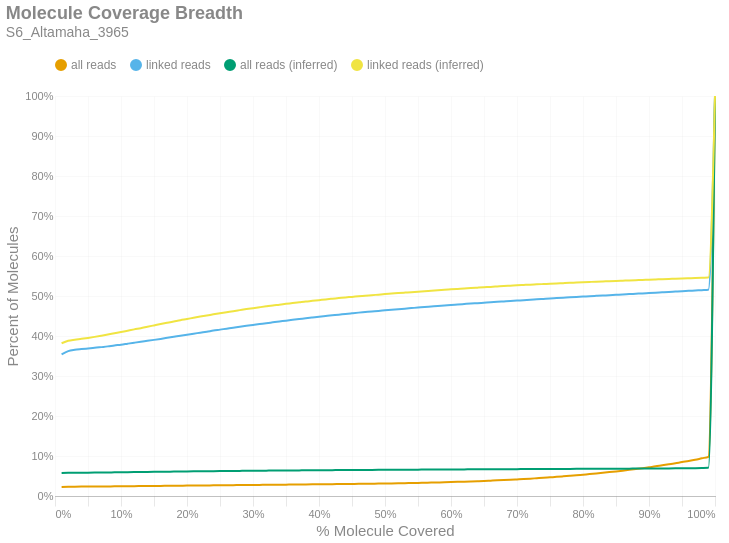

This figure's notebook cell:
### Markdown cell above
### Molecule Read Coverage
This chart shows molecule coverage breadth as computed by the number of bases aligned to that molecule. In other words, "*how much of each unique long molecule is actually sequenced/aligned?*" Keep in mind there is a distinction between sequences and alignments, since some sequences belonging to a particular molecule may not align well and wouldn't appear in the alignment data. This chart also shows molecule coverage breadth as computed by the *inferred fragment* from which the aligned sequences originate. Unlike read coverage, this calculation takes into account the total insert size, including unsequenced gaps between the forward and reverse reads. Like the previous figures, these are cumulative percents.

### Code cell
if SKIPLR:
    print_html(f"Skipped")
else:
    binned_df = consolidated_hist(valids['coverage_bp'], mask, 0.01, True)
    binned_df_inf = consolidated_hist(valids['coverage_inserts'], mask, 0.01, True)
    binned_df = binned_df.with_columns(pl.lit(binned_df_inf['all reads (cumsum)']).alias('all reads (inferred)'))
    binned_df = binned_df.with_columns(pl.lit(binned_df_inf['linked reads (cumsum)']).alias('linked reads (inferred)'))
    binned_df = binned_df.with_columns(
        (pl.col('bin').cast(pl.Float64) + 0.01).alias('right_edge')
    )

    with SafeRender(binned_df):
        (
            density_plot(binned_df, 'Molecule Coverage Breadth', samplename, 'molcov', ['all reads (inferred)','linked reads (inferred)'])
            .encode(
                #x=alt.X('bin:Q', title="% Molecule Covered").axis(format = '%').scale(padding=0),
                x=alt.X('right_edge:Q', title="% Molecule Covered").axis(format='%').scale(padding=0),
                y=alt.Y('value:Q', title='Percent of Molecules')
                    .axis(format='%')
                    .stack(False)
                    .scale(domainMin=0, padding=0),
                color=alt.Color("key:N").scale(domain = ["all reads", "linked reads", "all reads (inferred)", "linked reads (inferred)"]),
                tooltip = [
                    alt.Tooltip("key:N", title = "Data Type"),
                    alt.Tooltip("range_label:N", title="% Molecule Covered"),
                    alt.Tooltip("value:Q", format = ".2%", title="% Molecules")
                ]
            )
        ).display()

### Figure 1 — Vega-Lite specification as saved in the notebook (floating-point values rounded to 4 significant figures)
{"width": "container", "height": 400, "config": {"title": {"anchor": "start", "dy": -15, "fontSize": 18, "color": "#888888", "subtitleColor": "#888888", "subtitleFontSize": 14}, "arc": {"fill": "#0072B2"}, "axis": {"domainColor": "#888888", "domainWidth": 0.5, "gridWidth": 0.2, "grid": false, "titleFontWeight": 400, "titleFontSize": 15, "labelFontSize": 11, "labelColor": "#888888", "tickColor": "#888888", "tickWidth": 0.2, "titleColor": "#888888"}, "axisBand": {"grid": false}, "axisX": {"grid": true, "tickSize": 10, "domainCap": "round"}, "axisY": {"domain": false, "grid": true, "tickSize": 0, "domainCap": "round"}, "background": "transparent", "header": {"labelFontSize": 15, "labelColor": "#888888", "titleFontSize": 15, "titleFontWeight": 600, "titleColor": "#888888"}, "legend": {"labelFont": "sans-serif", "labelFontSize": 12, "labelColor": "#888888", "symbolSize": 100, "symbolType": "circle", "titleFontSize": 12, "titlePadding": 10, "titleColor": "#888888", "title": null, "orient": "top"}, "range": {"category": ["#E69F00", "#56B4E9", "#009E73", "#F0E442", "#0072B2", "#D55E00", "#CC79A7", "#000000"], "diverging": ["#cfe8f3", "#a2d4ec", "#73bfe2", "#46abdb", "#1696d2", "#12719e"]}, "area": {"fill": "#0072B2", "fillOpacity": 0.7, "line": true, "strokeOpacity": 0.7}, "line": {"color": "#0072B2", "stroke": "#0072B2", "strokeWidth": 2}, "trail": {"color": "#0072B2", "stroke": "#0072B2", "strokeWidth": 0, "size": 1}, "point": {"filled": true, "fillOpacity": 1.0, "size": 95}, "text": {"color": "#888888", "fontSize": 11, "align": "right", "fontWeight": 400, "size": 11}, "bar": {"fill": "#0072B2", "stroke": null}, "view": {"stroke": null, "continuousWidth": 660, "continuousHeight": 400}}, "data": {"name": "data-46fa6533d8fa77eaac5389a332068a4a"}, "mark": {"type": "line", "interpolate": "monotone", "point": {"opacity": 0, "size": 275}}, "encoding": {"color": {"field": "key", "scale": {"domain": ["all reads", "linked reads", "all reads (inferred)", "linked reads (inferred)"]}, "type": "nominal"}, "tooltip": [{"field": "key", "title": "Data Type", "type": "nominal"}, {"field": "range_label", "title": "% Molecule Covered", "type": "nominal"}, {"field": "value", "format": ".2%", "title": "% Molecules", "type": "quantitative"}], "x": {"axis": {"format": "%"}, "field": "right_edge", "scale": {"padding": 0}, "title": "% Molecule Covered", "type": "quantitative"}, "y": {"axis": {"format": "%"}, "field": "value", "scale": {"domainMin": 0, "padding": 0}, "stack": false, "title": "Percent of Molecules", "type": "quantitative"}}, "params": [{"name": "param_c36ac31b6afebe62", "select": {"type": "point", "fields": ["key"]}, "bind": "legend"}], "title": {"text": "Molecule Coverage Breadth", "subtitle": "S6_Altamaha_3965"}, "transform": [{"fold": ["all reads (cumsum)", "linked reads (cumsum)", "all reads (inferred)", "linked reads (inferred)"]}, {"calculate": "replace(datum.key, ' (cumsum)', '')", "as": "key"}, {"filter": {"param": "param_c36ac31b6afebe62"}}], "usermeta": {"embedOptions": {"downloadFileName": "S6_Altamaha_3965.molcov"}}, "$schema": "https://vega.github.io/schema/vega-lite/v6.1.0.json", "datasets": {"data-46fa6533d8fa77eaac5389a332068a4a": [{"bin": "0.0", "interval": "0.0-0.01", "all reads": 0.02252, "linked reads": 0.3542, "all reads (cumsum)": 0.02252, "linked reads (cumsum)": 0.3542, "range_label": "0.0-0.01", "all reads (inferred)": 0.05747, "linked reads (inferred)": 0.382, "right_edge": 0.01}, {"bin": "0.01", "interval": "0.01-0.02", "all reads": 0.0005429, "linked reads": 0.008101, "all reads (cumsum)": 0.02307, "linked reads (cumsum)": 0.3623, "range_label": "0.01-0.02", "all reads (inferred)": 0.05786, "linked reads (inferred)": 0.3881, "right_edge": 0.02}, {"bin": "0.02", "interval": "0.02-0.03", "all reads": 0.0002321, "linked reads": 0.003226, "all reads (cumsum)": 0.0233, "linked reads (cumsum)": 0.3655, "range_label": "0.02-0.03", "all reads (inferred)": 0.05803, "linked reads (inferred)": 0.3908, "right_edge": 0.03}, {"bin": "0.03", "interval": "0.03-0.04", "all reads": 0.0001448, "linked reads": 0.001795, "all reads (cumsum)": 0.02344, "linked reads (cumsum)": 0.3673, "range_label": "0.03-0.04", "all reads (inferred)": 0.05817, "linked reads (inferred)": 0.3928, "right_edge": 0.04}, {"bin": "0.04", "interval": "0.04-0.05", "all reads": 0.0001235, "linked reads": 0.001522, "all reads (cumsum)": 0.02357, "linked reads (cumsum)": 0.3689, "range_label": "0.04-0.05", "all reads (inferred)": 0.05833, "linked reads (inferred)": 0.3952, "right_edge": 0.05}, {"bin": "0.05", "interval": "0.05-0.06", "all reads": 0.0001145, "linked reads": 0.001494, "all reads (cumsum)": 0.02368, "linked reads (cumsum)": 0.3703, "range_label": "0.05-0.06", "all reads (inferred)": 0.0585, "linked reads (inferred)": 0.3978, "right_edge": 0.06}, {"bin": "0.06", "interval": "0.06-0.07", "all reads": 0.0001363, "linked reads": 0.001844, "all reads (cumsum)": 0.02382, "linked reads (cumsum)": 0.3722, "range_label": "0.06-0.07", "all reads (inferred)": 0.05869, "linked reads (inferred)": 0.4006, "right_edge": 0.07}, {"bin": "0.07", "interval": "0.07-0.08", "all reads": 0.0001439, "linked reads": 0.001879, "all reads (cumsum)": 0.02396, "linked reads (cumsum)": 0.3741, "range_label": "0.07-0.08", "all reads (inferred)": 0.05888, "linked reads (inferred)": 0.4036, "right_edge": 0.08}, {"bin": "0.08", "interval": "0.08-0.09", "all reads": 0.0001622, "linked reads": 0.002277, "all reads (cumsum)": 0.02412, "linked reads (cumsum)": 0.3763, "range_label": "0.08-0.09", "all reads (inferred)": 0.05909, "linked reads (inferred)": 0.4067, "right_edge": 0.09}, {"bin": "0.09", "interval": "0.09-0.1", "all reads": 0.0001354, "linked reads": 0.001899, "all reads (cumsum)": 0.02426, "linked reads (cumsum)": 0.3782, "range_label": "0.09-0.1", "all reads (inferred)": 0.05929, "linked reads (inferred)": 0.4098, "right_edge": 0.1}, {"bin": "0.1", "interval": "0.1-0.11", "all reads": 0.000169, "linked reads": 0.002493, "all reads (cumsum)": 0.02443, "linked reads (cumsum)": 0.3807, "range_label": "0.1-0.11", "all reads (inferred)": 0.05951, "linked reads (inferred)": 0.4132, "right_edge": 0.11}, {"bin": "0.11", "interval": "0.11-0.12", "all reads": 0.0001724, "linked reads": 0.002472, "all reads (cumsum)": 0.0246, "linked reads (cumsum)": 0.3832, "range_label": "0.11-0.12", "all reads (inferred)": 0.05972, "linked reads (inferred)": 0.4166, "right_edge": 0.12}, {"bin": "0.12", "interval": "0.12-0.13", "all reads": 0.0001656, "linked reads": 0.002423, "all reads (cumsum)": 0.02477, "linked reads (cumsum)": 0.3856, "range_label": "0.12-0.13", "all reads (inferred)": 0.05992, "linked reads (inferred)": 0.4196, "right_edge": 0.13}, {"bin": "0.13", "interval": "0.13-0.14", "all reads": 0.0001614, "linked reads": 0.002305, "all reads (cumsum)": 0.02493, "linked reads (cumsum)": 0.3879, "range_label": "0.13-0.14", "all reads (inferred)": 0.06014, "linked reads (inferred)": 0.4231, "right_edge": 0.14}, {"bin": "0.14", "interval": "0.14-0.15", "all reads": 0.0001644, "linked reads": 0.002374, "all reads (cumsum)": 0.02509, "linked reads (cumsum)": 0.3903, "range_label": "0.14-0.15", "all reads (inferred)": 0.06036, "linked reads (inferred)": 0.4265, "right_edge": 0.15}, {"bin": "0.15", "interval": "0.15-0.16", "all reads": 0.0001605, "linked reads": 0.002458, "all reads (cumsum)": 0.02525, "linked reads (cumsum)": 0.3928, "range_label": "0.15-0.16", "all reads (inferred)": 0.06057, "linked reads (inferred)": 0.4299, "right_edge": 0.16}, {"bin": "0.16", "interval": "0.16-0.17", "all reads": 0.0001771, "linked reads": 0.002619, "all reads (cumsum)": 0.02543, "linked reads (cumsum)": 0.3954, "range_label": "0.16-0.17", "all reads (inferred)": 0.06078, "linked reads (inferred)": 0.4331, "right_edge": 0.17}, {"bin": "0.17", "interval": "0.17-0.18", "all reads": 0.0001801, "linked reads": 0.002661, "all reads (cumsum)": 0.02561, "linked reads (cumsum)": 0.398, "range_label": "0.17-0.18", "all reads (inferred)": 0.06098, "linked reads (inferred)": 0.4363, "right_edge": 0.18}, {"bin": "0.18", "interval": "0.18-0.19", "all reads": 0.0001801, "linked reads": 0.002744, "all reads (cumsum)": 0.02579, "linked reads (cumsum)": 0.4008, "range_label": "0.18-0.19", "all reads (inferred)": 0.06119, "linked reads (inferred)": 0.4396, "right_edge": 0.19}, {"bin": "0.19", "interval": "0.19-0.2", "all reads": 0.000181, "linked reads": 0.002605, "all reads (cumsum)": 0.02597, "linked reads (cumsum)": 0.4034, "range_label": "0.19-0.2", "all reads (inferred)": 0.06137, "linked reads (inferred)": 0.4425, "right_edge": 0.2}, {"bin": "0.2", "interval": "0.2-0.21", "all reads": 0.0001558, "linked reads": 0.002381, "all reads (cumsum)": 0.02613, "linked reads (cumsum)": 0.4058, "range_label": "0.2-0.21", "all reads (inferred)": 0.06156, "linked reads (inferred)": 0.4456, "right_edge": 0.21}, {"bin": "0.21", "interval": "0.21-0.22", "all reads": 0.0001746, "linked reads": 0.002577, "all reads (cumsum)": 0.0263, "linked reads (cumsum)": 0.4084, "range_label": "0.21-0.22", "all reads (inferred)": 0.06175, "linked reads (inferred)": 0.4485, "right_edge": 0.22}, {"bin": "0.22", "interval": "0.22-0.23", "all reads": 0.0001665, "linked reads": 0.002458, "all reads (cumsum)": 0.02647, "linked reads (cumsum)": 0.4108, "range_label": "0.22-0.23", "all reads (inferred)": 0.06192, "linked reads (inferred)": 0.4512, "right_edge": 0.23}, {"bin": "0.23", "interval": "0.23-0.24", "all reads": 0.0001822, "linked reads": 0.002765, "all reads (cumsum)": 0.02665, "linked reads (cumsum)": 0.4136, "range_label": "0.23-0.24", "all reads (inferred)": 0.06211, "linked reads (inferred)": 0.4541, "right_edge": 0.24}, {"bin": "0.24", "interval": "0.24-0.25", "all reads": 0.0001609, "linked reads": 0.002367, "all reads (cumsum)": 0.02681, "linked reads (cumsum)": 0.4159, "range_label": "0.24-0.25", "all reads (inferred)": 0.06228, "linked reads (inferred)": 0.4568, "right_edge": 0.25}, {"bin": "0.25", "interval": "0.25-0.26", "all reads": 0.0001669, "linked reads": 0.002423, "all reads (cumsum)": 0.02698, "linked reads (cumsum)": 0.4184, "range_label": "0.25-0.26", "all reads (inferred)": 0.06245, "linked reads (inferred)": 0.4594, "right_edge": 0.26}, {"bin": "0.26", "interval": "0.26-0.27", "all reads": 0.0001554, "linked reads": 0.002367, "all reads (cumsum)": 0.02713, "linked reads (cumsum)": 0.4207, "range_label": "0.26-0.27", "all reads (inferred)": 0.06262, "linked reads (inferred)": 0.4621, "right_edge": 0.27}, {"bin": "0.27", "interval": "0.27-0.28", "all reads": 0.0001763, "linked reads": 0.002563, "all reads (cumsum)": 0.02731, "linked reads (cumsum)": 0.4233, "range_label": "0.27-0.28", "all reads (inferred)": 0.06279, "linked reads (inferred)": 0.4647, "right_edge": 0.28}, {"bin": "0.28", "interval": "0.28-0.29", "all reads": 0.0001627, "linked reads": 0.002298, "all reads (cumsum)": 0.02747, "linked reads (cumsum)": 0.4256, "range_label": "0.28-0.29", "all reads (inferred)": 0.06296, "linked reads (inferred)": 0.4673, "right_edge": 0.29}, {"bin": "0.29", "interval": "0.29-0.3", "all reads": 0.0001558, "linked reads": 0.002116, "all reads (cumsum)": 0.02763, "linked reads (cumsum)": 0.4277, "range_label": "0.29-0.3", "all reads (inferred)": 0.06311, "linked reads (inferred)": 0.4696, "right_edge": 0.3}, {"bin": "0.3", "interval": "0.3-0.31", "all reads": 0.0001571, "linked reads": 0.002137, "all reads (cumsum)": 0.02779, "linked reads (cumsum)": 0.4299, "range_label": "0.3-0.31", "all reads (inferred)": 0.06325, "linked reads (inferred)": 0.4719, "right_edge": 0.31}, {"bin": "0.31", "interval": "0.31-0.32", "all reads": 0.0001648, "linked reads": 0.002214, "all reads (cumsum)": 0.02795, "linked reads (cumsum)": 0.4321, "range_label": "0.31-0.32", "all reads (inferred)": 0.0634, "linked reads (inferred)": 0.4742, "right_edge": 0.32}, {"bin": "0.32", "interval": "0.32-0.33", "all reads": 0.0001533, "linked reads": 0.002046, "all reads (cumsum)": 0.0281, "linked reads (cumsum)": 0.4341, "range_label": "0.32-0.33", "all reads (inferred)": 0.06355, "linked reads (inferred)": 0.4764, "right_edge": 0.33}, {"bin": "0.33", "interval": "0.33-0.34", "all reads": 0.0001627, "linked reads": 0.00206, "all reads (cumsum)": 0.02827, "linked reads (cumsum)": 0.4362, "range_label": "0.33-0.34", "all reads (inferred)": 0.06367, "linked reads (inferred)": 0.4783, "right_edge": 0.34}, {"bin": "0.34", "interval": "0.34-0.35", "all reads": 0.0001695, "linked reads": 0.002228, "all reads (cumsum)": 0.02844, "linked reads (cumsum)": 0.4384, "range_label": "0.34-0.35", "all reads (inferred)": 0.0638, "linked reads (inferred)": 0.4803, "right_edge": 0.35}, {"bin": "0.35", "interval": "0.35-0.36", "all reads": 0.0001529, "linked reads": 0.00199, "all reads (cumsum)": 0.02859, "linked reads (cumsum)": 0.4404, "range_label": "0.35-0.36", "all reads (inferred)": 0.06392, "linked reads (inferred)": 0.4822, "right_edge": 0.36}, {"bin": "0.36", "interval": "0.36-0.37", "all reads": 0.0001571, "linked reads": 0.001948, "all reads (cumsum)": 0.02875, "linked reads (cumsum)": 0.4423, "range_label": "0.36-0.37", "all reads (inferred)": 0.06406, "linked reads (inferred)": 0.4842, "right_edge": 0.37}, {"bin": "0.37", "interval": "0.37-0.38", "all reads": 0.0001533, "linked reads": 0.001893, "all reads (cumsum)": 0.0289, "linked reads (cumsum)": 0.4442, "range_label": "0.37-0.38", "all reads (inferred)": 0.06419, "linked reads (inferred)": 0.4862, "right_edge": 0.38}, {"bin": "0.38", "interval": "0.38-0.39", "all reads": 0.0001661, "linked reads": 0.001969, "all reads (cumsum)": 0.02907, "linked reads (cumsum)": 0.4462, "range_label": "0.38-0.39", "all reads (inferred)": 0.0643, "linked reads (inferred)": 0.4879, "right_edge": 0.39}, {"bin": "0.39", "interval": "0.39-0.4", "all reads": 0.0001767, "linked reads": 0.002004, "all reads (cumsum)": 0.02924, "linked reads (cumsum)": 0.4482, "range_label": "0.39-0.4", "all reads (inferred)": 0.06442, "linked reads (inferred)": 0.4897, "right_edge": 0.4}, {"bin": "0.4", "interval": "0.4-0.41", "all reads": 0.0001656, "linked reads": 0.001746, "all reads (cumsum)": 0.02941, "linked reads (cumsum)": 0.4499, "range_label": "0.4-0.41", "all reads (inferred)": 0.06454, "linked reads (inferred)": 0.4915, "right_edge": 0.41}, {"bin": "0.41", "interval": "0.41-0.42", "all reads": 0.0001712, "linked reads": 0.001732, "all reads (cumsum)": 0.02958, "linked reads (cumsum)": 0.4517, "range_label": "0.41-0.42", "all reads (inferred)": 0.06465, "linked reads (inferred)": 0.4932, "right_edge": 0.42}, {"bin": "0.42", "interval": "0.42-0.43", "all reads": 0.0001827, "linked reads": 0.001662, "all reads (cumsum)": 0.02976, "linked reads (cumsum)": 0.4533, "range_label": "0.42-0.43", "all reads (inferred)": 0.06476, "linked reads (inferred)": 0.4948, "right_edge": 0.43}, {"bin": "0.43", "interval": "0.43-0.44", "all reads": 0.0001988, "linked reads": 0.001865, "all reads (cumsum)": 0.02996, "linked reads (cumsum)": 0.4552, "range_label": "0.43-0.44", "all reads (inferred)": 0.06487, "linked reads (inferred)": 0.4964, "right_edge": 0.44}, {"bin": "0.44", "interval": "0.44-0.45", "all reads": 0.0001886, "linked reads": 0.001648, "all reads (cumsum)": 0.03015, "linked reads (cumsum)": 0.4569, "range_label": "0.44-0.45", "all reads (inferred)": 0.06497, "linked reads (inferred)": 0.4978, "right_edge": 0.45}, {"bin": "0.45", "interval": "0.45-0.46", "all reads": 0.0001997, "linked reads": 0.001585, "all reads (cumsum)": 0.03035, "linked reads (cumsum)": 0.4584, "range_label": "0.45-0.46", "all reads (inferred)": 0.06508, "linked reads (inferred)": 0.4993, "right_edge": 0.46}, {"bin": "0.46", "interval": "0.46-0.47", "all reads": 0.0002001, "linked reads": 0.001404, "all reads (cumsum)": 0.03055, "linked reads (cumsum)": 0.4598, "range_label": "0.46-0.47", "all reads (inferred)": 0.06517, "linked reads (inferred)": 0.5006, "right_edge": 0.47}, {"bin": "0.47", "interval": "0.47-0.48", "all reads": 0.0002189, "linked reads": 0.001432, "all reads (cumsum)": 0.03077, "linked reads (cumsum)": 0.4613, "range_label": "0.47-0.48", "all reads (inferred)": 0.06527, "linked reads (inferred)": 0.502, "right_edge": 0.48}, {"bin": "0.48", "interval": "0.48-0.49", "all reads": 0.0002257, "linked reads": 0.00132, "all reads (cumsum)": 0.03099, "linked reads (cumsum)": 0.4626, "range_label": "0.48-0.49", "all reads (inferred)": 0.06537, "linked reads (inferred)": 0.5034, "right_edge": 0.49}, {"bin": "0.49", "interval": "0.49-0.5", "all reads": 0.0002763, "linked reads": 0.001613, "all reads (cumsum)": 0.03127, "linked reads (cumsum)": 0.4642, "range_label": "0.49-0.5", "all reads (inferred)": 0.06547, "linked reads (inferred)": 0.5048, "right_edge": 0.5}, {"bin": "0.5", "interval": "0.5-0.51", "all reads": 0.0002542, "linked reads": 0.001515, "all reads (cumsum)": 0.03152, "linked reads (cumsum)": 0.4657, "range_label": "0.5-0.51", "all reads (inferred)": 0.06555, "linked reads (inferred)": 0.506, "right_edge": 0.51}, {"bin": "0.51", "interval": "0.51-0.52", "all reads": 0.0002768, "linked reads": 0.00139, "all reads (cumsum)": 0.0318, "linked reads (cumsum)": 0.4671, "range_label": "0.51-0.52", "all reads (inferred)": 0.06565, "linked reads (inferred)": 0.5073, "right_edge": 0.52}, {"bin": "0.52", "interval": "0.52-0.53", "all reads": 0.00029, "linked reads": 0.001285, "all reads (cumsum)": 0.03209, "linked reads (cumsum)": 0.4684, "range_label": "0.52-0.53", "all reads (inferred)": 0.06573, "linked reads (inferred)": 0.5085, "right_edge": 0.53}, {"bin": "0.53", "interval": "0.53-0.54", "all reads": 0.0003338, "linked reads": 0.001362, "all reads (cumsum)": 0.03242, "linked reads (cumsum)": 0.4698, "range_label": "0.53-0.54", "all reads (inferred)": 0.06582, "linked reads (inferred)": 0.5096, "right_edge": 0.54}, {"bin": "0.54", "interval": "0.54-0.55", "all reads": 0.0003381, "linked reads": 0.001355, "all reads (cumsum)": 0.03276, "linked reads (cumsum)": 0.4711, "range_label": "0.54-0.55", "all reads (inferred)": 0.06591, "linked reads (inferred)": 0.5109, "right_edge": 0.55}, {"bin": "0.55", "interval": "0.55-0.56", "all reads": 0.000396, "linked reads": 0.001383, "all reads (cumsum)": 0.03316, "linked reads (cumsum)": 0.4725, "range_label": "0.55-0.56", "all reads (inferred)": 0.066, "linked reads (inferred)": 0.512, "right_edge": 0.56}, {"bin": "0.56", "interval": "0.56-0.57", "all reads": 0.0003726, "linked reads": 0.001313, "all reads (cumsum)": 0.03353, "linked reads (cumsum)": 0.4738, "range_label": "0.56-0.57", "all reads (inferred)": 0.0661, "linked reads (inferred)": 0.5134, "right_edge": 0.57}, {"bin": "0.57", "interval": "0.57-0.58", "all reads": 0.0004075, "linked reads": 0.001334, "all reads (cumsum)": 0.03394, "linked reads (cumsum)": 0.4751, "range_label": "0.57-0.58", "all reads (inferred)": 0.06619, "linked reads (inferred)": 0.5145, "right_edge": 0.58}, {"bin": "0.58", "interval": "0.58-0.59", "all reads": 0.000419, "linked reads": 0.001201, "all reads (cumsum)": 0.03436, "linked reads (cumsum)": 0.4763, "range_label": "0.58-0.59", "all reads (inferred)": 0.06626, "linked reads (inferred)": 0.5155, "right_edge": 0.59}, {"bin": "0.59", "interval": "0.59-0.6", "all reads": 0.0004696, "linked reads": 0.001103, "all reads (cumsum)": 0.03483, "linked reads (cumsum)": 0.4775, "range_label": "0.59-0.6", "all reads (inferred)": 0.06635, "linked reads (inferred)": 0.5167, "right_edge": 0.6}, {"bin": "0.6", "interval": "0.6-0.61", "all reads": 0.0005063, "linked reads": 0.001264, "all reads (cumsum)": 0.03533, "linked reads (cumsum)": 0.4787, "range_label": "0.6-0.61", "all reads (inferred)": 0.06644, "linked reads (inferred)": 0.5177, "right_edge": 0.61}, {"bin": "0.61", "interval": "0.61-0.62", "all reads": 0.0005288, "linked reads": 0.001215, "all reads (cumsum)": 0.03586, "linked reads (cumsum)": 0.4799, "range_label": "0.61-0.62", "all reads (inferred)": 0.06652, "linked reads (inferred)": 0.5188, "right_edge": 0.62}, {"bin": "0.62", "interval": "0.62-0.63", "all reads": 0.0005706, "linked reads": 0.001208, "all reads (cumsum)": 0.03643, "linked reads (cumsum)": 0.4811, "range_label": "0.62-0.63", "all reads (inferred)": 0.06661, "linked reads (inferred)": 0.5199, "right_edge": 0.63}, {"bin": "0.63", "interval": "0.63-0.64", "all reads": 0.0005965, "linked reads": 0.001013, "all reads (cumsum)": 0.03703, "linked reads (cumsum)": 0.4822, "range_label": "0.63-0.64", "all reads (inferred)": 0.06669, "linked reads (inferred)": 0.5209, "right_edge": 0.64}, {"bin": "0.64", "interval": "0.64-0.65", "all reads": 0.0006242, "linked reads": 0.001075, "all reads (cumsum)": 0.03765, "linked reads (cumsum)": 0.4832, "range_label": "0.64-0.65", "all reads (inferred)": 0.06676, "linked reads (inferred)": 0.5219, "right_edge": 0.65}, {"bin": "0.65", "interval": "0.65-0.66", "all reads": 0.0007098, "linked reads": 0.001048, "all reads (cumsum)": 0.03836, "linked reads (cumsum)": 0.4843, "range_label": "0.65-0.66", "all reads (inferred)": 0.06684, "linked reads (inferred)": 0.5228, "right_edge": 0.66}, {"bin": "0.66", "interval": "0.66-0.67", "all reads": 0.0007111, "linked reads": 0.001208, "all reads (cumsum)": 0.03907, "linked reads (cumsum)": 0.4855, "range_label": "0.66-0.67", "all reads (inferred)": 0.06692, "linked reads (inferred)": 0.5238, "right_edge": 0.67}, {"bin": "0.67", "interval": "0.67-0.68", "all reads": 0.000766, "linked reads": 0.001048, "all reads (cumsum)": 0.03984, "linked reads (cumsum)": 0.4865, "range_label": "0.67-0.68", "all reads (inferred)": 0.067, "linked reads (inferred)": 0.5248, "right_edge": 0.68}, {"bin": "0.68", "interval": "0.68-0.69", "all reads": 0.0008167, "linked reads": 0.001054, "all reads (cumsum)": 0.04066, "linked reads (cumsum)": 0.4876, "range_label": "0.68-0.69", "all reads (inferred)": 0.06708, "linked reads (inferred)": 0.5257, "right_edge": 0.69}, {"bin": "0.69", "interval": "0.69-0.7", "all reads": 0.0008784, "linked reads": 0.0009847, "all reads (cumsum)": 0.04154, "linked reads (cumsum)": 0.4886, "range_label": "0.69-0.7", "all reads (inferred)": 0.06716, "linked reads (inferred)": 0.5267, "right_edge": 0.7}, {"bin": "0.7", "interval": "0.7-0.71", "all reads": 0.0008899, "linked reads": 0.000852, "all reads (cumsum)": 0.04243, "linked reads (cumsum)": 0.4894, "range_label": "0.7-0.71", "all reads (inferred)": 0.06724, "linked reads (inferred)": 0.5275, "right_edge": 0.71}, {"bin": "0.71", "interval": "0.71-0.72", "all reads": 0.0009682, "linked reads": 0.001048, "all reads (cumsum)": 0.04339, "linked reads (cumsum)": 0.4905, "range_label": "0.71-0.72", "all reads (inferred)": 0.06731, "linked reads (inferred)": 0.5284, "right_edge": 0.72}, {"bin": "0.72", "interval": "0.72-0.73", "all reads": 0.001042, "linked reads": 0.001145, "all reads (cumsum)": 0.04444, "linked reads (cumsum)": 0.4916, "range_label": "0.72-0.73", "all reads (inferred)": 0.06738, "linked reads (inferred)": 0.5291, "right_edge": 0.73}, {"bin": "0.73", "interval": "0.73-0.74", "all reads": 0.001045, "linked reads": 0.001096, "all reads (cumsum)": 0.04548, "linked reads (cumsum)": 0.4927, "range_label": "0.73-0.74", "all reads (inferred)": 0.06745, "linked reads (inferred)": 0.5299, "right_edge": 0.74}, {"bin": "0.74", "interval": "0.74-0.75", "all reads": 0.001199, "linked reads": 0.001103, "all reads (cumsum)": 0.04668, "linked reads (cumsum)": 0.4938, "range_label": "0.74-0.75", "all reads (inferred)": 0.06752, "linked reads (inferred)": 0.5307, "right_edge": 0.75}, {"bin": "0.75", "interval": "0.75-0.76", "all reads": 0.001155, "linked reads": 0.0009567, "all reads (cumsum)": 0.04784, "linked reads (cumsum)": 0.4948, "range_label": "0.75-0.76", "all reads (inferred)": 0.06759, "linked reads (inferred)": 0.5314, "right_edge": 0.76}, {"bin": "0.76", "interval": "0.76-0.77", "all reads": 0.001279, "linked reads": 0.0009986, "all reads (cumsum)": 0.04911, "linked reads (cumsum)": 0.4958, "range_label": "0.76-0.77", "all reads (inferred)": 0.06767, "linked reads (inferred)": 0.5321, "right_edge": 0.77}, {"bin": "0.77", "interval": "0.77-0.78", "all reads": 0.001323, "linked reads": 0.001034, "all reads (cumsum)": 0.05044, "linked reads (cumsum)": 0.4968, "range_label": "0.77-0.78", "all reads (inferred)": 0.06775, "linked reads (inferred)": 0.5328, "right_edge": 0.78}, {"bin": "0.78", "interval": "0.78-0.79", "all reads": 0.001383, "linked reads": 0.0009218, "all reads (cumsum)": 0.05182, "linked reads (cumsum)": 0.4977, "range_label": "0.78-0.79", "all reads (inferred)": 0.06783, "linked reads (inferred)": 0.5337, "right_edge": 0.79}, {"bin": "0.79", "interval": "0.79-0.8", "all reads": 0.001521, "linked reads": 0.0008729, "all reads (cumsum)": 0.05334, "linked reads (cumsum)": 0.4986, "range_label": "0.79-0.8", "all reads (inferred)": 0.0679, "linked reads (inferred)": 0.5345, "right_edge": 0.8}, {"bin": "0.8", "interval": "0.8-0.81", "all reads": 0.001462, "linked reads": 0.0009218, "all reads (cumsum)": 0.0548, "linked reads (cumsum)": 0.4995, "range_label": "0.8-0.81", "all reads (inferred)": 0.06797, "linked reads (inferred)": 0.5352, "right_edge": 0.81}, {"bin": "0.81", "interval": "0.81-0.82", "all reads": 0.001574, "linked reads": 0.000852, "all reads (cumsum)": 0.05638, "linked reads (cumsum)": 0.5004, "range_label": "0.81-0.82", "all reads (inferred)": 0.06804, "linked reads (inferred)": 0.5358, "right_edge": 0.82}, {"bin": "0.82", "interval": "0.82-0.83", "all reads": 0.001644, "linked reads": 0.000845, "all reads (cumsum)": 0.05802, "linked reads (cumsum)": 0.5012, "range_label": "0.82-0.83", "all reads (inferred)": 0.06811, "linked reads (inferred)": 0.5364, "right_edge": 0.83}, {"bin": "0.83", "interval": "0.83-0.84", "all reads": 0.00172, "linked reads": 0.0008031, "all reads (cumsum)": 0.05974, "linked reads (cumsum)": 0.502, "range_label": "0.83-0.84", "all reads (inferred)": 0.06818, "linked reads (inferred)": 0.537, "right_edge": 0.84}, {"bin": "0.84", "interval": "0.84-0.85", "all reads": 0.001792, "linked reads": 0.0009148, "all reads (cumsum)": 0.06153, "linked reads (cumsum)": 0.5029, "range_label": "0.84-0.85", "all reads (inferred)": 0.06825, "linked reads (inferred)": 0.5376, "right_edge": 0.85}, {"bin": "0.85", "interval": "0.85-0.86", "all reads": 0.001856, "linked reads": 0.001006, "all reads (cumsum)": 0.06339, "linked reads (cumsum)": 0.5039, "range_label": "0.85-0.86", "all reads (inferred)": 0.06834, "linked reads (inferred)": 0.5383, "right_edge": 0.86}, {"bin": "0.86", "interval": "0.86-0.87", "all reads": 0.001949, "linked reads": 0.0008031, "all reads (cumsum)": 0.06534, "linked reads (cumsum)": 0.5047, "range_label": "0.86-0.87", "all reads (inferred)": 0.06842, "linked reads (inferred)": 0.539, "right_edge": 0.87}, {"bin": "0.87", "interval": "0.87-0.88", "all reads": 0.002101, "linked reads": 0.0008869, "all reads (cumsum)": 0.06744, "linked reads (cumsum)": 0.5056, "range_label": "0.87-0.88", "all reads (inferred)": 0.06852, "linked reads (inferred)": 0.5396, "right_edge": 0.88}, {"bin": "0.88", "interval": "0.88-0.89", "all reads": 0.002115, "linked reads": 0.000852, "all reads (cumsum)": 0.06955, "linked reads (cumsum)": 0.5065, "range_label": "0.88-0.89", "all reads (inferred)": 0.0686, "linked reads (inferred)": 0.5402, "right_edge": 0.89}, {"bin": "0.89", "interval": "0.89-0.9", "all reads": 0.002328, "linked reads": 0.0009707, "all reads (cumsum)": 0.07188, "linked reads (cumsum)": 0.5075, "range_label": "0.89-0.9", "all reads (inferred)": 0.06869, "linked reads (inferred)": 0.5409, "right_edge": 0.9}, {"bin": "0.9", "interval": "0.9-0.91", "all reads": 0.002218, "linked reads": 0.0009218, "all reads (cumsum)": 0.0741, "linked reads (cumsum)": 0.5084, "range_label": "0.9-0.91", "all reads (inferred)": 0.06879, "linked reads (inferred)": 0.5414, "right_edge": 0.91}, {"bin": "0.91", "interval": "0.91-0.92", "all reads": 0.002594, "linked reads": 0.0008799, "all reads (cumsum)": 0.07669, "linked reads (cumsum)": 0.5093, "range_label": "0.91-0.92", "all reads (inferred)": 0.06887, "linked reads (inferred)": 0.5419, "right_edge": 0.92}, {"bin": "0.92", "interval": "0.92-0.93", "all reads": 0.002429, "linked reads": 0.0009078, "all reads (cumsum)": 0.07912, "linked reads (cumsum)": 0.5102, "range_label": "0.92-0.93", "all reads (inferred)": 0.06899, "linked reads (inferred)": 0.5425, "right_edge": 0.93}, {"bin": "0.93", "interval": "0.93-0.94", "all reads": 0.002615, "linked reads": 0.00102, "all reads (cumsum)": 0.08174, "linked reads (cumsum)": 0.5112, "range_label": "0.93-0.94", "all reads (inferred)": 0.06912, "linked reads (inferred)": 0.5432, "right_edge": 0.94}, {"bin": "0.94", "interval": "0.94-0.95", "all reads": 0.003012, "linked reads": 0.0009916, "all reads (cumsum)": 0.08475, "linked reads (cumsum)": 0.5122, "range_label": "0.94-0.95", "all reads (inferred)": 0.06926, "linked reads (inferred)": 0.5439, "right_edge": 0.95}, {"bin": "0.95", "interval": "0.95-0.96", "all reads": 0.002616, "linked reads": 0.0007612, "all reads (cumsum)": 0.08737, "linked reads (cumsum)": 0.5129, "range_label": "0.95-0.96", "all reads (inferred)": 0.06943, "linked reads (inferred)": 0.5444, "right_edge": 0.96}, {"bin": "0.96", "interval": "0.96-0.97", "all reads": 0.003087, "linked reads": 0.0009009, "all reads (cumsum)": 0.09045, "linked reads (cumsum)": 0.5138, "range_label": "0.96-0.97", "all reads (inferred)": 0.06958, "linked reads (inferred)": 0.545, "right_edge": 0.97}, {"bin": "0.97", "interval": "0.97-0.98", "all reads": 0.003877, "linked reads": 0.0008031, "all reads (cumsum)": 0.09433, "linked reads (cumsum)": 0.5146, "range_label": "0.97-0.98", "all reads (inferred)": 0.06988, "linked reads (inferred)": 0.5456, "right_edge": 0.98}, {"bin": "0.98", "interval": "0.98-0.99", "all reads": 0.003666, "linked reads": 0.0009707, "all reads (cumsum)": 0.098, "linked reads (cumsum)": 0.5156, "range_label": "0.98-0.99", "all reads (inferred)": 0.0704, "linked reads (inferred)": 0.546, "right_edge": 0.99}, {"bin": "0.99", "interval": "0.99-1.0", "all reads": 0.902, "linked reads": 0.4844, "all reads (cumsum)": 1.0, "linked reads (cumsum)": 1.0, "range_label": "0.99-1.0", "all reads (inferred)": 1.0, "linked reads (inferred)": 1.0, "right_edge": 1.0}]}}
